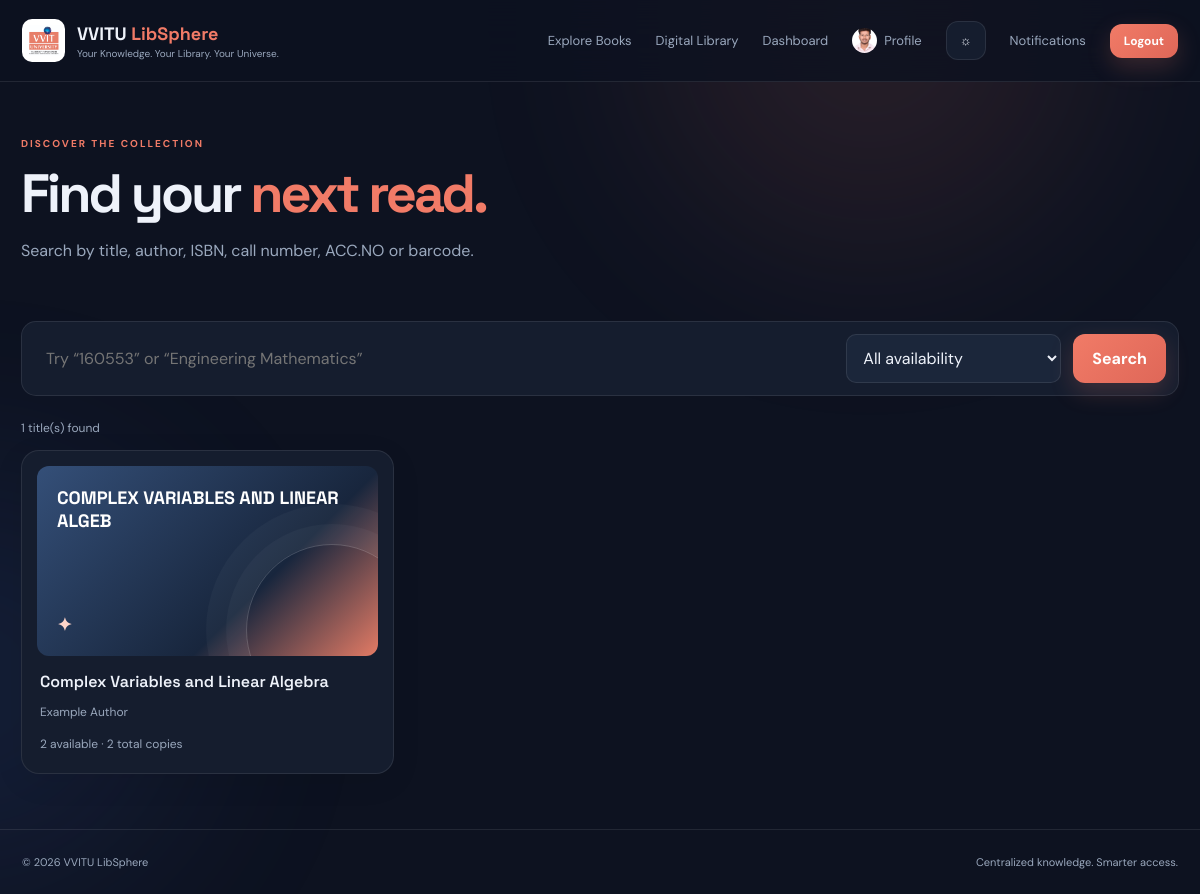
Page /books (signed in) on the committed database.
### app.py (models this page shows, shortened)
class User(UserMixin, db.Model):
    id = db.Column(db.Integer, primary_key=True)
    name = db.Column(db.String(120), nullable=False)
    username = db.Column(db.String(80), unique=True, nullable=False)
    email = db.Column(db.String(150), unique=True)
    password_hash = db.Column(db.String(255), nullable=False)
    role = db.Column(db.String(20), default="student", nullable=False)
    profile_pic = db.Column(db.String(255), default="")
    is_active = db.Column(db.Boolean, default=True, nullable=False)
    created_at = db.Column(db.DateTime, default=datetime.utcnow)

class Book(db.Model):
    id = db.Column(db.Integer, primary_key=True)
    title = db.Column(db.String(250), nullable=False, index=True)
    author = db.Column(db.String(180), default="")
    publisher = db.Column(db.String(180), default="")
    isbn = db.Column(db.String(40), default="", index=True)
    edition = db.Column(db.String(80), default="")
    subject = db.Column(db.String(120), default="", index=True)
    department = db.Column(db.String(80), default="")
    call_no = db.Column(db.String(80), default="", index=True)
    description = db.Column(db.Text, default="")
    created_at = db.Column(db.DateTime, default=datetime.utcnow)
    copies = db.relationship("BookCopy", backref="book", cascade="all, delete-orphan")

### app.py (the view, shortened to what this page needs)
@app.route("/books")
def books():
    q = request.args.get("q", "").strip()
    availability = request.args.get("availability", "all")
    query = Book.query
    results = query.order_by(Book.title).all()
    if availability == "available":
        results = [b for b in results if any(c.status == "available" for c in b.copies)]
    elif availability == "issued":
        results = [b for b in results if b.copies and all(c.status == "issued" for c in b.copies)]
    return render_template("books.html", books=results, q=q, availability=availability)

### app.py (called while the page is built)
@login_manager.user_loader
def load_user(user_id):
    user = db.session.get(User, int(user_id))
    return user if user and user.is_active else None

@app.context_processor
def inject_globals():
    unread = Notification.query.filter_by(user_id=current_user.id, read=False).count() if current_user.is_authenticated else 0
    return {"unread_notifications": unread, "today": date.today(),
            "profile_image_url": url_for("static", filename=current_user.profile_pic) if current_user.is_authenticated and current_user.profile_pic else None}

### templates/books.html
{% extends "base.html" %}{% block title %}Explore Books · LibSphere{% endblock %}{% block content %}<section class="page-head"><span class="eyebrow">DISCOVER THE COLLECTION</span><h1>Find your <span>next read.</span></h1><p class="muted">Search by title, author, ISBN, call number, ACC.NO or barcode.</p></section><form class="search-panel" method="get"><input name="q" value="{{ q }}" placeholder="Try “160553” or “Engineering Mathematics”"><select name="availability"><option value="all" {% if availability=='all' %}selected{% endif %}>All availability</option><option value="available" {% if availability=='available' %}selected{% endif %}>Available for borrowing</option><option value="issued" {% if availability=='issued' %}selected{% endif %}>Currently issued</option></select><button class="btn">Search</button></form><div class="results-label">{{ books|length }} title(s) found</div><div class="book-grid">{% for book in books %}<a class="book-card tilt" href="{{ url_for('book_detail', book_id=book.id) }}"><div class="cover-placeholder"><span>{{ book.title[:34] }}</span><i>✦</i></div><div class="book-info"><h3>{{ book.title }}</h3><p>{{ book.author }}</p><small>{{ book.copies|selectattr('status','equalto','available')|list|length }} available · {{ book.copies|length }} total copies</small></div></a>{% else %}<div class="empty">No matching books. Try another title, ACC.NO or barcode.</div>{% endfor %}</div>{% endblock %}

### templates/base.html (shortened to what this page needs)
<!doctype html>
<html lang="en" data-theme="dark">
<head>
<link rel="stylesheet" href="{{ url_for('static', filename='css/style.css') }}">
</head>
<body>
<div class="ambient ambient-a"></div><div class="ambient ambient-b"></div>
<nav class="navbar">
  <a class="brand" href="{{ url_for('home') }}">
    <img src="{{ url_for('static', filename='vvitu-logo.png') }}" onerror="this.style.display='none'" alt="VVITU logo">
    <span><b>VVITU <em>LibSphere</em></b><small>Your Knowledge. Your Library. Your Universe.</small></span>
  </a>
  <div class="navlinks">
    <a href="{{ url_for('books') }}">Explore Books</a><a href="{{ url_for('digital') }}">Digital Library</a>
    {% if current_user.is_authenticated %}<a href="{{ url_for('dashboard') }}">Dashboard</a><a href="{{ url_for('profile') }}" class="nav-profile">{% if current_user.profile_pic %}<img src="{{ url_for('static', filename=current_user.profile_pic) }}" alt="Profile">{% else %}<span>{{ current_user.name[:1]|upper }}</span>{% endif %}Profile</a>{% if current_user.role == 'admin' %}<a href="{{ url_for('admin_users') }}">Manage Users</a>{% endif %}{% endif %}
    <button class="icon-btn" id="themeToggle" title="Toggle theme">☼</button>
    {% if current_user.is_authenticated %}
      <a href="{{ url_for('notifications') }}" class="nav-notice">Notifications{% if unread_notifications %}<i>{{ unread_notifications }}</i>{% endif %}</a>
      <a class="btn btn-small" href="{{ url_for('logout') }}">Logout</a>
    {% else %}<a href="{{ url_for('register') }}">Register</a><a class="btn btn-small" href="{{ url_for('login') }}">Sign in</a>{% endif %}
  </div>
</nav>
<main class="container">
{% block content %}{% endblock %}
</main>
<footer><span>© {{ today.year }} VVITU LibSphere</span><span>Centralized knowledge. Smarter access.</span></footer>
</body></html>

### static/css/style.css (style rules this page uses)
:root { --bg:#0d1220;--surface:#151d2e;--surface2:#1b263a;--text:#eef2fa;--muted:#9aa8bd;--line:rgba(255,255,255,.09);--accent:#f17b67;--accent2:#ffab91;--shadow:0 24px 70px rgba(0,0,0,.28) }
* { box-sizing:border-box }
html { scroll-behavior:smooth }
body { margin:0;background:var(--bg);color:var(--text);font-family:'DM Sans',sans-serif;min-height:100vh;overflow-x:hidden;transition:background .3s,color .3s }
a { color:inherit;text-decoration:none }
button,input,select,textarea { font:inherit }
.ambient { position:fixed;width:420px;height:420px;border-radius:50%;filter:blur(110px);opacity:.12;pointer-events:none;z-index:-1 }
.ambient-a { background:#f17b67;top:-180px;right:10% }
.container { width:min(1160px,calc(100% - 42px));margin:auto;min-height:calc(100vh - 150px) }
.navbar { height:82px;display:flex;align-items:center;justify-content:space-between;padding:0 max(22px,calc((100% - 1160px)/2));border-bottom:1px solid var(--line);position:sticky;top:0;background:color-mix(in srgb,var(--bg) 82%,transparent);backdrop-filter:blur(20px);z-index:20 }
.brand { display:flex;align-items:center;gap:12px }
.brand img { width:43px;height:43px;object-fit:contain;background:#fff;border-radius:10px;padding:3px }
.brand b { font:700 18px 'Space Grotesk';display:block }
.brand em { font-style:normal;color:var(--accent) }
.brand small { display:block;color:var(--muted);font-size:10px;margin-top:2px }
.navlinks { display:flex;align-items:center;gap:24px;font-size:13px;color:var(--muted) }
.icon-btn,.mobile-menu { border:1px solid var(--line);background:var(--surface);color:var(--text);border-radius:12px;padding:10px 13px;cursor:pointer }
.nav-notice { position:relative }
.btn { border:0;background:linear-gradient(135deg,var(--accent),#df6758);color:white;padding:13px 19px;border-radius:12px;font-weight:700;cursor:pointer;display:inline-flex;align-items:center;justify-content:center;gap:8px;box-shadow:0 9px 25px rgba(241,123,103,.2);transition:transform .2s,box-shadow .2s }
.btn-small { padding:9px 14px;font-size:12px }
.eyebrow { font-size:10px;letter-spacing:2px;font-weight:700;color:var(--accent);display:block;margin-bottom:16px }
.hero h1,.page-head h1,.detail-copy h1,.auth-card h1 { font:700 clamp(42px,6vw,72px)/1.04 'Space Grotesk';letter-spacing:-3px;margin:0 0 22px }
.hero h1 span,.page-head h1 span,.detail-copy h1 span,.auth-card h1 span { color:var(--accent) }
.book-grid { display:grid;grid-template-columns:repeat(3,1fr);gap:20px;margin-bottom:55px }
.book-card { background:var(--surface);border:1px solid var(--line);border-radius:18px;overflow:hidden;transition:transform .2s,box-shadow .2s;transform-style:preserve-3d;box-shadow:0 8px 30px rgba(0,0,0,.08) }
.cover-placeholder { height:190px;margin:15px;border-radius:12px;background:linear-gradient(135deg,#344f78,#18263d 65%,#e37b65);display:flex;flex-direction:column;justify-content:space-between;padding:20px;color:white;font:700 18px 'Space Grotesk';text-transform:uppercase;overflow:hidden;position:relative }
.cover-placeholder:after { content:"";position:absolute;width:170px;height:170px;border:1px solid #ffffff30;border-radius:50%;right:-40px;bottom:-60px;box-shadow:0 0 0 20px #ffffff08,0 0 0 40px #ffffff08 }
.cover-placeholder i { font-style:normal;color:#ffd5c9 }
.book-info { padding:0 18px 20px }
.book-info h3 { font:600 16px 'Space Grotesk';margin:5px 0 }
.book-info p,.book-info small { color:var(--muted);font-size:12px }
.page-head { padding:55px 0 25px }
.page-head h1 { font-size:54px;margin-bottom:12px }
.muted { color:var(--muted);line-height:1.65 }
.search-panel { display:flex;gap:12px;background:var(--surface);border:1px solid var(--line);padding:12px;border-radius:15px;margin:15px 0 24px }
.search-panel input { flex:1 }
.search-panel input,.search-panel select,input,select,textarea { background:var(--surface2);border:1px solid var(--line);color:var(--text);border-radius:10px;padding:12px;outline:none;min-width:0 }
.search-panel input { background:transparent;border:0 }
.results-label { color:var(--muted);font-size:12px;margin-bottom:14px }
footer { border-top:1px solid var(--line);padding:25px max(22px,calc((100% - 1160px)/2));display:flex;justify-content:space-between;color:var(--muted);font-size:11px;margin-top:55px }
.nav-profile { display:inline-flex;align-items:center;gap:7px }
.nav-profile img,.nav-profile span { width:25px;height:25px;border-radius:50%;object-fit:cover }

### rows in the picture
User: profile_pic (picture)
Book: title "COMPLEX VARIABLES AND LINEAR ALGEB", title "Complex Variables and Linear Algebra", author "Example Author", copies|selectattr "2", copies|length "2"

### other values in the picture
{{ books|length }} "1"
